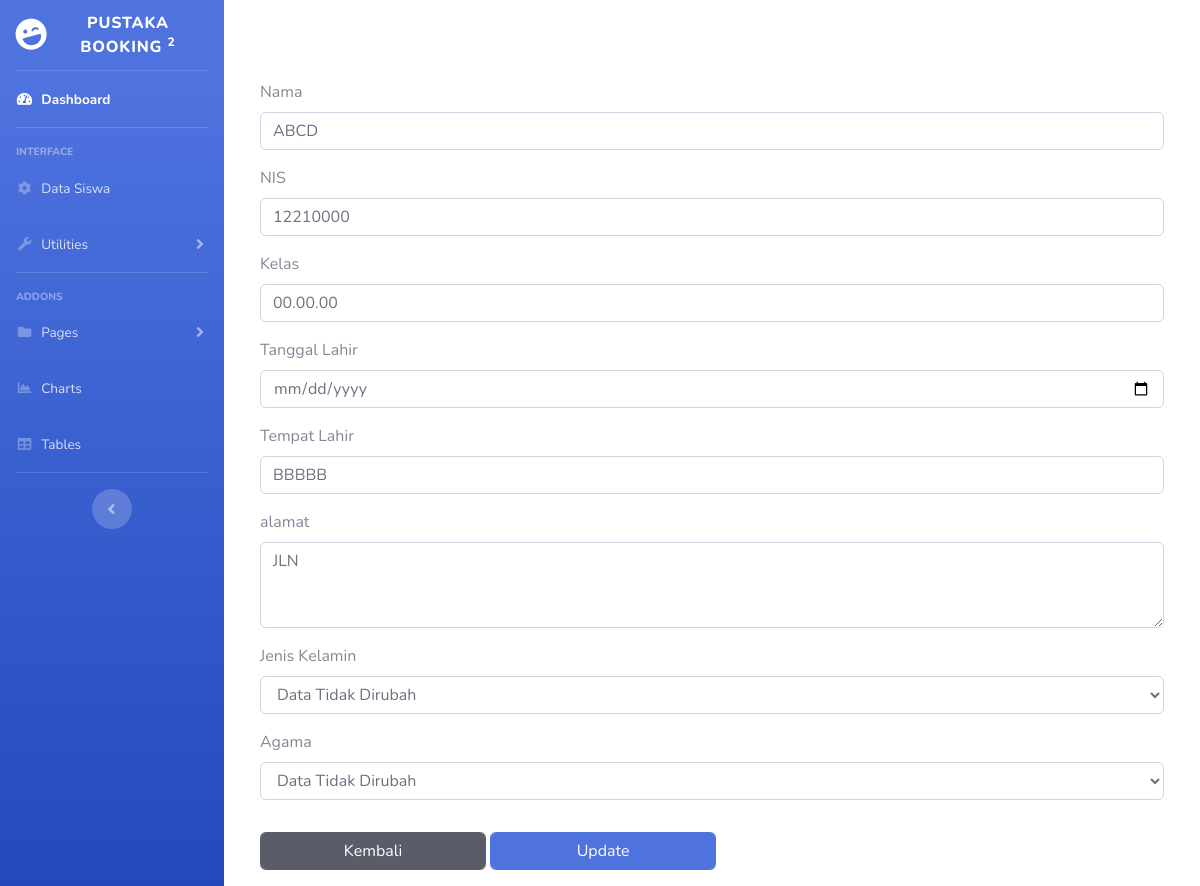
The page /siswa/edit/13 on the database its author committed.
### tables this page shows
CREATE TABLE `siswa` (
  `id` int(128) NOT NULL,
  `nama` text NOT NULL,
  `nis` varchar(225) NOT NULL,
  `kelas` varchar(225) NOT NULL,
  `tgllahir` date NOT NULL,
  `tmplahir` text NOT NULL,
  `alamat` text NOT NULL,
  `jnskel` varchar(225) NOT NULL,
  `agama` varchar(225) NOT NULL
);

### application/controllers/Siswa.php (called while the page is built, shortened)
<?php
class Siswa extends CI_Controller
{
    public function edit() {
        $data['judul'] = 'Ubah Data Siswa';
        $this->load->model('ModelSiswa');
        $data['siswa'] = $this->ModelSiswa->getSiswa()->result_array();
        $where = ['id' => $this->uri->segment(3)];
        $data['siswa'] = $this->ModelSiswa->siswaWhere($where)->row_array();
            $this->load->view('templates/header', $data);
            $this->load->view('templates/sidebar');
            $this->load->view('siswa/edit');
            $this->load->view('templates/footer');
   }
}

### index.php (called while the page is built, shortened)
<?php
require_once BASEPATH.'core/CodeIgniter.php';

### application/models/ModelSiswa.php (called while the page is built, shortened)
<?php
class ModelSiswa extends CI_Model
{
    public function siswaWhere($where)
    {
        return $this->db->get_where('siswa', $where);
    }
}

### application/views/siswa/edit.php (the view, shortened to what this page needs)
<div class="container" style="margin-top: 80px">
  <div class="col-md-12">
    <form action="<?= base_url('siswa/editDataSiswa')?>" method="post">
    <div class="mb-3">
    <label for="nama" class="form-label">Nama</label>
    <input value="<?= $siswa['nama']?>" type="text" class="form-control"  id="nama" name="nama" require>
  </div>
  <div class="mb-3">
    <label for="nis" class="form-label">NIS</label>
    <input value="<?= $siswa['nis']?>" type="text" class="form-control" id="nis" name="nis" require>
  </div>
  <div class="mb-3">
    <label for="kelas" class="form-label">Kelas</label>
    <input type="text" value="<?= $siswa['kelas']?>" class="form-control" id="kelas" name="kelas" require>
  </div>
  <div class="mb-3">
    <label for="tgllahir" class="form-label">Tanggal Lahir</label>
    <input value="<?= $siswa['tgllahir']?>" type="date" class="form-control" id="tgllahir" name="tgllahir" require>
  </div>
  <div class="mb-3">
    <label for="tmplahir" class="form-label">Tempat Lahir</label>
    <input value="<?= $siswa['tmplahir']?>" type="text" class="form-control" id="tmplahir" name="tmplahir" require>
  </div>
  <div class="mb-3">
    <label for="alamat" class="form-label">alamat</label>
     <textarea class="form-control" id="alamat" rows="3" name="alamat" require><?= $siswa['alamat']?></textarea>
  </div>
  <div class="mb-3">
    <label for="jnskel" class="form-label">Jenis Kelamin</label>
    <select  class="form-control form-control-user" aria-label=".form-select-lg example" name="jnskel" require>
        <option value="<?= $siswa['jnskel']?>">Data Tidak Dirubah</option>
    </select>
  </div>
  <div class="mb-3">
    <label  for="agama" class="form-label">Agama</label>
    <select class="form-control form-control-user" aria-label=".form-select-lg example" name="agama" require>
        <option value="<?= $siswa['agama']?>">Data Tidak Dirubah</option>
    </select>
  </div>
    <div class="form-group">
      <input type="button" class="form-control form-control-user btn btn-dark col-lg-3 mt-3" value="Kembali" onclick="window.history.go(-1)">
      <input type="submit" class="form-control form-control-user btn btn-primary col-lg-3 mt-3" value="Update">
    </div>
</form>
  </div>
</div>

### rows shown on the page
siswa: nama "ABCD", nis "12210000", kelas "00.00.00", tmplahir "BBBBB", alamat "JLN"
